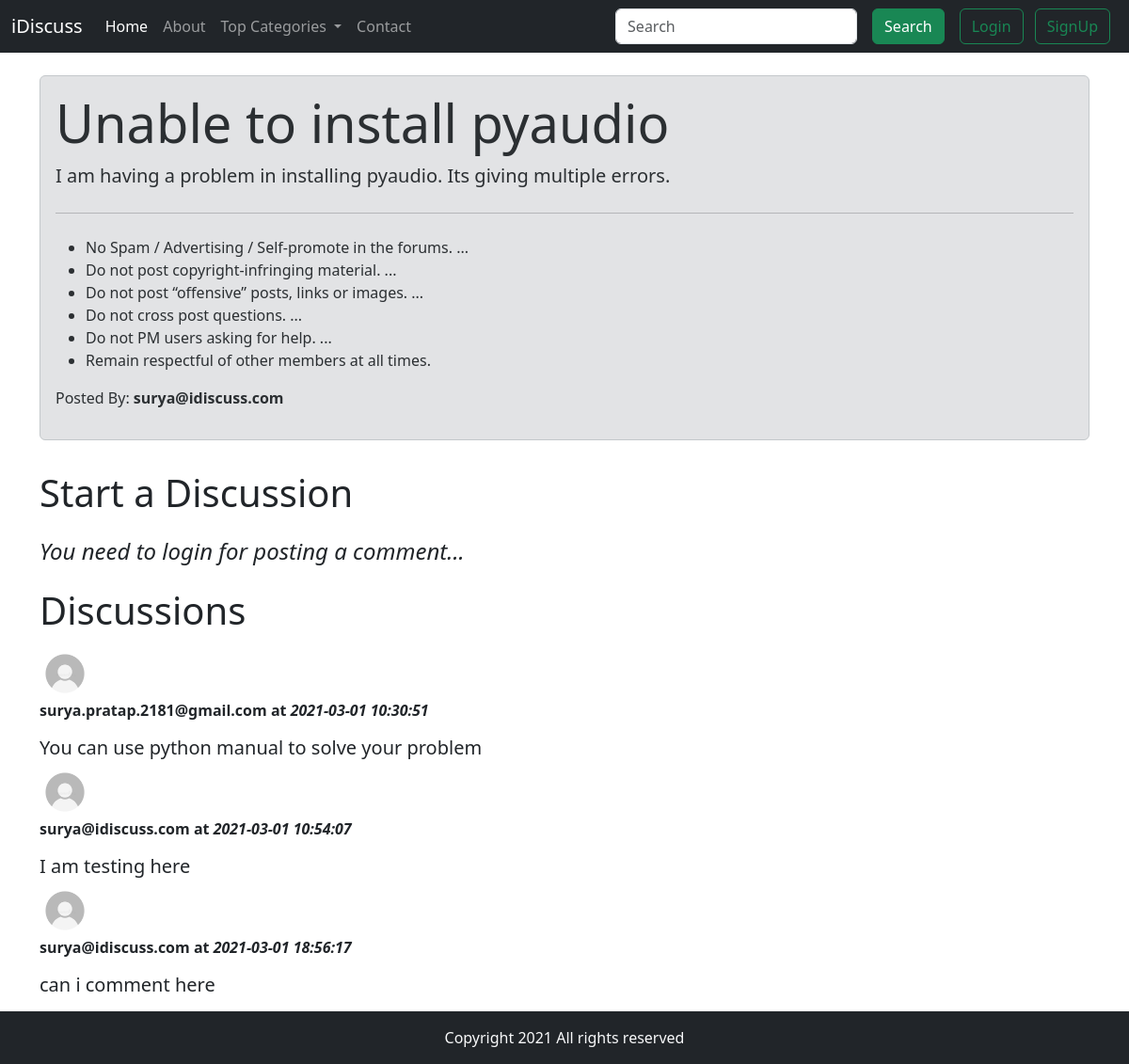
The app's page /thread.php?threadid=1 with its own data.
### tables this page shows
CREATE TABLE `threads` (
  `thread_id` int(8) NOT NULL,
  `thread_title` varchar(255) NOT NULL,
  `thread_desc` text NOT NULL,
  `thread_cat_id` int(8) NOT NULL,
  `thread_user_id` int(8) NOT NULL,
  `timestamp` datetime NOT NULL DEFAULT current_timestamp()
);

CREATE TABLE `users` (
  `user_sno` int(8) NOT NULL,
  `user_email` varchar(30) NOT NULL,
  `user_pass` varchar(255) NOT NULL,
  `user_time` datetime NOT NULL DEFAULT current_timestamp()
);

CREATE TABLE `comments` (
  `comment_id` int(8) NOT NULL,
  `comment_content` text NOT NULL,
  `thread_id` int(8) NOT NULL,
  `comment_by` int(8) NOT NULL,
  `comment_time` datetime NOT NULL DEFAULT current_timestamp()
);

### thread.php (the view, shortened to what this page needs)
<!doctype html>
<html lang="en">
<head>
    <link rel="stylesheet" href="css/bootstrap.min.css">
</head>
<body>
    <?php include "partials/_dbconnect.php"; ?>
    <?php include "partials/_header.php"; ?>
    <?php
    $id = $_GET['threadid'];
    $sql = "SELECT * FROM `threads` WHERE thread_id=$id ";
    $result = mysqli_query($conn, $sql);
    while ($row = mysqli_fetch_assoc($result)) {
        $title = $row['thread_title'];
        $description = $row['thread_desc'];
        $commentedby = $row['thread_user_id'];
        $sql3 = "SELECT user_email FROM `users` WHERE user_sno = $commentedby ";
        $result3 = mysqli_query($conn, $sql3);
        $row3 = mysqli_fetch_assoc($result3);
        $postedby = $row3['user_email'];
    }
    ?>
    <div class="container my-4 ">
        <div class="alert alert-secondary">
            <h1 class="display-4"><?php echo $title; ?></h1>
            <p class="lead"> <?php echo $description; ?></p>
            <hr class="my-4">
            <p>
            <ul>
                <li> No Spam / Advertising / Self-promote in the forums. ...</li>
                <li> Do not post copyright-infringing material. ...</li>
                <li> Do not post “offensive” posts, links or images. ...</li>
                <li> Do not cross post questions. ...</li>
                <li> Do not PM users asking for help. ...</li>
                <li> Remain respectful of other members at all times.</li>
            </ul>
            </p>
            <p> Posted By: <b><?php echo $postedby; ?></b> </p>
        </div>
    </div>
    <div class="container">
        <h1 class="py-2">Start a Discussion</h1>
        <p>
        <h4><i> You need to login for posting a comment... </i></h4>
        </p>
    </div>
    <div class="container my-3" id="#ques">
        <h1 class="py-2">Discussions</h1>
        <?php
        $id = $_GET['threadid'];
        $sql = "SELECT * FROM `comments` WHERE thread_id=$id ";
        $result = mysqli_query($conn, $sql);
        while ($row = mysqli_fetch_assoc($result)) {
            $comment = $row['comment_content'];
            $comment_time = $row['comment_time'];
            $thread_user_id = $row['comment_by'];
            $sql2 = "SELECT user_email FROM `users` WHERE user_sno = $thread_user_id ";
            $result2 = mysqli_query($conn, $sql2);
            $row2 = mysqli_fetch_assoc($result2);
        ?>
        <div class="media">
            <img src="img/userdefault.jpg" width="54px" class="mr-3" alt="Generic placeholder image">
            <div class="media-body">
                <p class="fw-bold"><?php echo $row2['user_email']; ?> at <?php echo "<i>" . $comment_time . "</i>"; ?>
                </p>
                <h5 class="mt-0"><?php echo $comment; ?></h5>
            </div>
        </div>
        <?php
        }
        ?>
    </div>
    <?php include "partials/_footer.php"; ?>
</body>
</html>

### records on screen
threads: thread_title "Unable to install pyaudio", thread_desc "I am having a problem in installing pyaudio. Its giving multiple errors."
users: user_email "surya@idiscuss.com"
comments: users.user_email "surya.pratap.2181@gmail.com", comment_time "2021-03-01 10:30:51", comment_content "You can use python manual to solve your problem"
comments: users.user_email "surya@idiscuss.com", comment_time "2021-03-01 10:54:07", comment_content "I am testing here"
comments: users.user_email "surya@idiscuss.com", comment_time "2021-03-01 18:56:17", comment_content "can i comment here"
